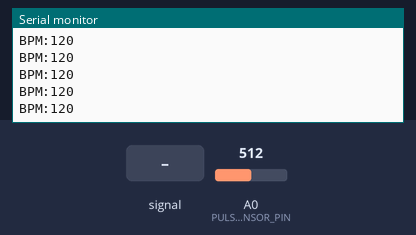
Bench run of a sketch on a simulated Arduino Uno, built with avr-gcc and run on an emulated ATmega328P. Parts: the last lines printed to the serial monitor. Inputs (shaded band) come from the test bench; at power-on: A0 (PULSE_SENSOR_PIN) = 512.

Above: at 1.2 s.
1.3 s: A0 (PULSE_SENSOR_PIN) fed a 200 Hz sine of ±255 counts around its level
At 2.3 s:
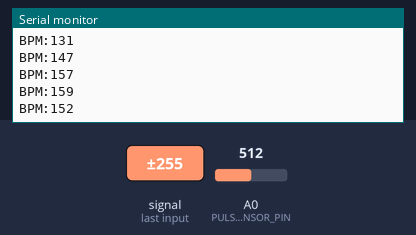
4.3 s: A0 (PULSE_SENSOR_PIN) set to 900
At 5.3 s:
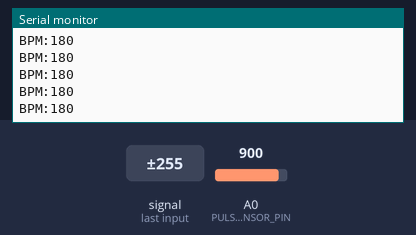
5.8 s: A0 (PULSE_SENSOR_PIN) set to 1023
At 6.7 s:
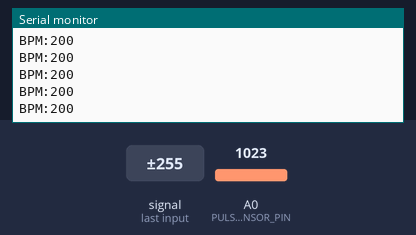
Timing chart, 0 to 8.8 s (numbered marks = the images above; inputs shaded):
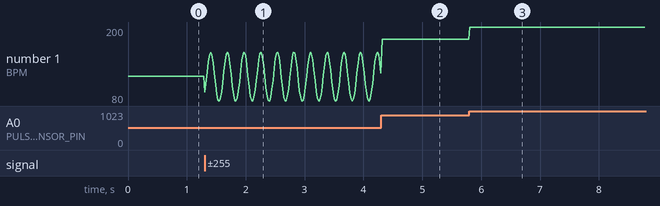

Measured:
- after the input at 1.3 s, the serial monitor: prints a new line at once (image 1)
- after the input at 4.3 s, the serial monitor: prints a new line at once (image 2)
- after the input at 5.8 s, the serial monitor: prints a new line at once (image 3)
- plotted number 1: 120 → 125 after the input at 1.3 s, 125 → 180 after the input at 4.3 s, 180 → 200 after the input at 5.8 s

The sketch:

arduino_code.ino
```cpp
// Define pin for pulse sensor
const int PULSE_SENSOR_PIN = A0;  // Analog Pin 0

// Variables
int Signal;                // Holds the incoming raw data
int BPM;                  // Holds the final BPM

void setup() {
  Serial.begin(9600);     // Initialize serial communication
}

void loop() {
  // Read the sensor value
  Signal = analogRead(PULSE_SENSOR_PIN);

  // Convert analog reading to BPM range
  BPM = map(Signal, 0, 1023, 40, 200);

  // Send data to Serial monitor
  Serial.print("BPM:");
  Serial.println(BPM);

  delay(20);
} 
```
